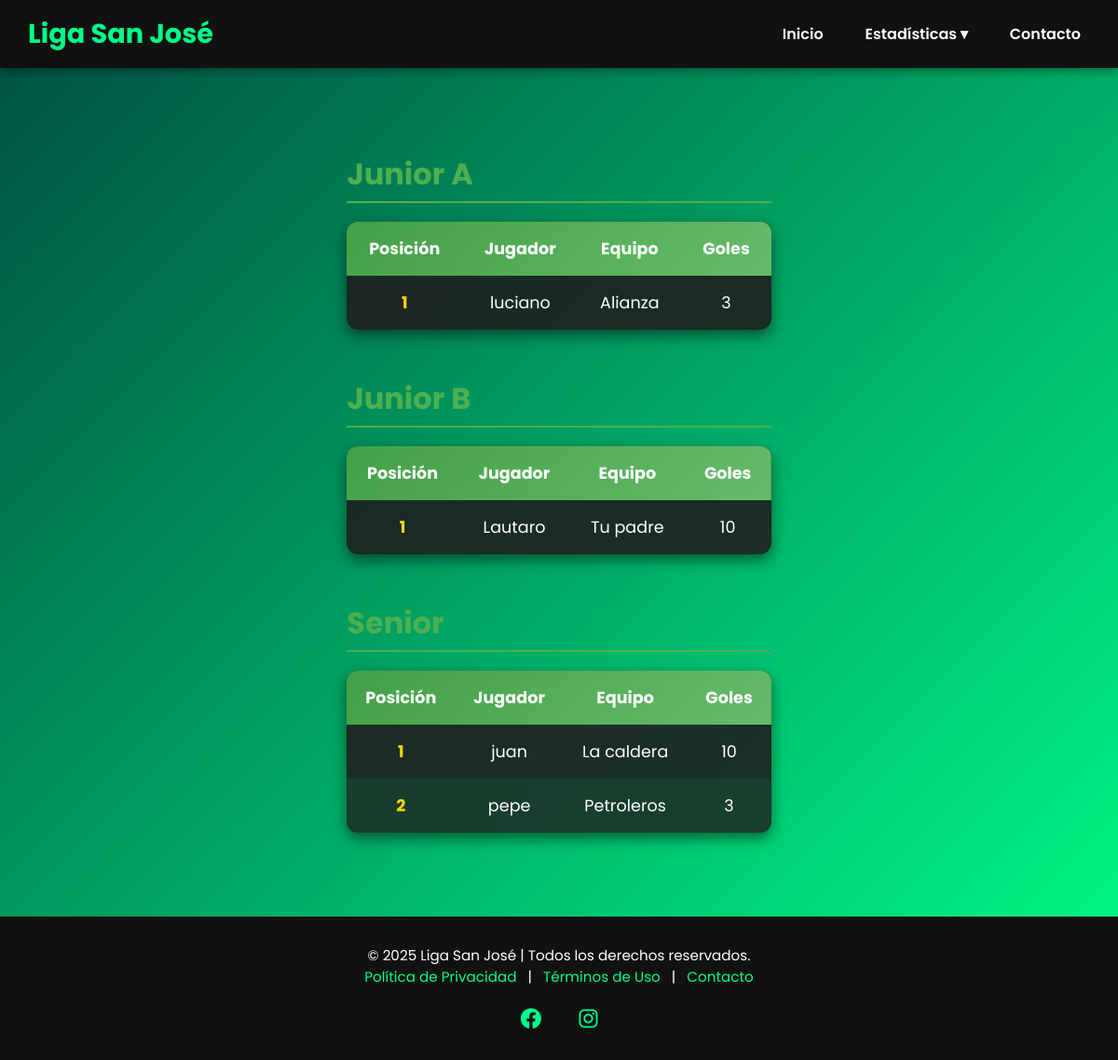
Page /goleadores/ on the earlier database version.
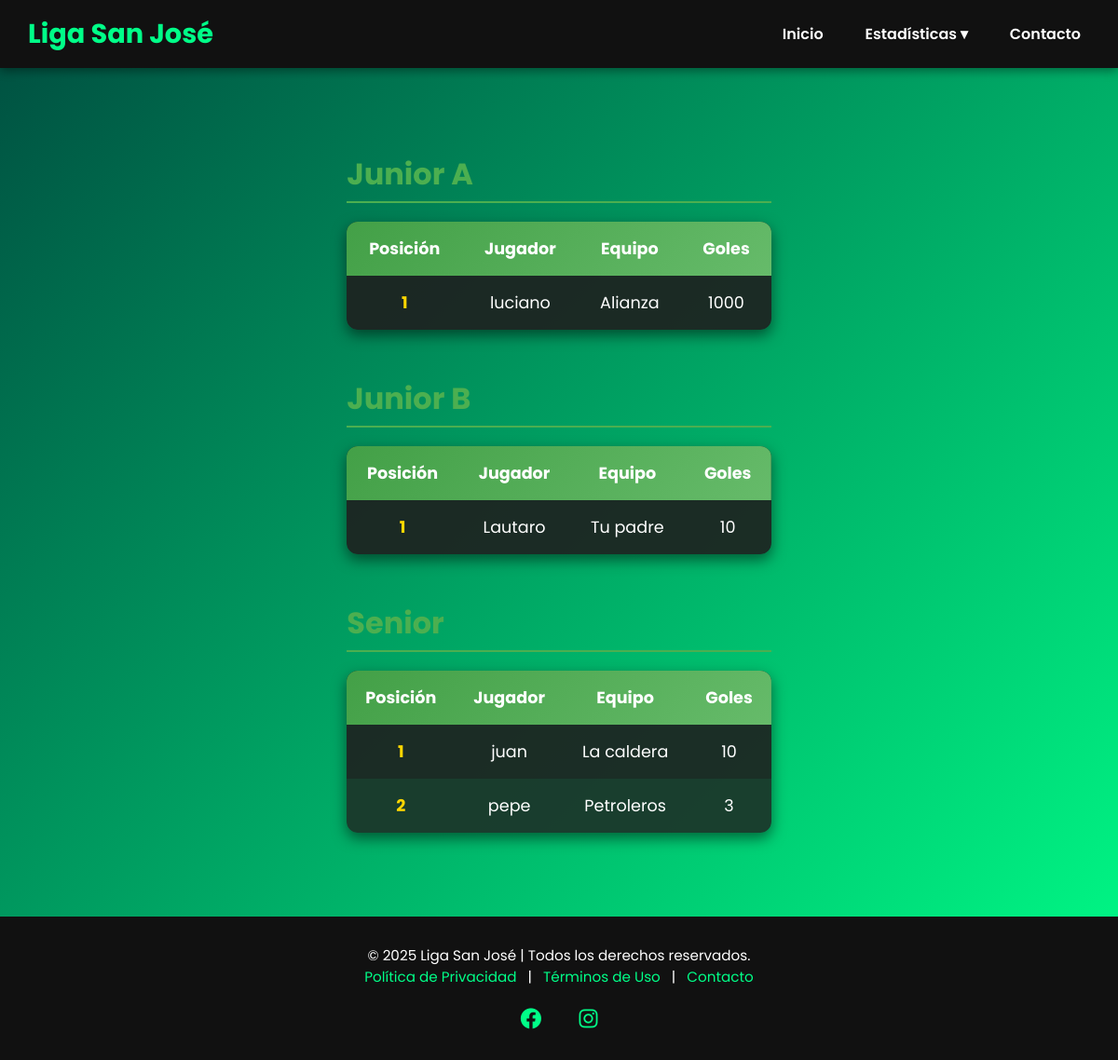
Same page on the later database version.
### torneos/models.py (models this page shows, shortened)
class Division(models.Model):
    nombre = models.CharField(max_length=50)
    class Meta:
        ordering = ['nombre']  # Orden alfabético

class Jugador(models.Model):
    nombre = models.CharField(max_length=50)
    equipo = models.ForeignKey(Equipo, on_delete=models.CASCADE)
    goles = models.PositiveIntegerField(default=0)
    class Meta:
        ordering = ['equipo__division__nombre', 'equipo__nombre', '-goles']

class Equipo(models.Model):
    nombre = models.CharField(max_length=50)
    division = models.ForeignKey(Division, on_delete=models.CASCADE)
    class Meta:
        ordering = ['division__nombre', 'nombre']  # Orden admin y consultas

### torneos/views.py (the view)
# urls.py: path('goleadores/', views.goleadores, name='goleadores'),  # NUEVO.
def goleadores(request):
    divisiones = Division.objects.all().order_by('nombre')
    divisiones_con_jugadores = []
    for division in divisiones:
        jugadores = Jugador.objects.filter(equipo__division=division).order_by('-goles')
        divisiones_con_jugadores.append({
            'division': division,
            'jugadores': jugadores
        })
    return render(request, 'torneos/goleadores.html', {
        'divisiones_con_jugadores': divisiones_con_jugadores
    })

### torneos/templates/torneos/goleadores.html (shortened to what this page needs)
<!DOCTYPE html>
<html lang="es">
<head>
<link rel="stylesheet" href="https://cdnjs.cloudflare.com/ajax/libs/font-awesome/6.4.0/css/all.min.css" />
</head>
<body>
<nav class="navbar">
    <div class="logo">Liga San José</div>
    <div class="nav-links" id="navLinks">
        <a href="{% url 'home' %}">Inicio</a>
        <div class="dropdown">
            <a href="#" class="dropbtn">Estadísticas ▾</a>
        </div>
        <a href="#">Contacto</a>
    </div>
</nav>
<main>
{% for item in divisiones_con_jugadores %}
    <h2>{{ item.division.nombre }}</h2>
    <table class="tabla-goleadores">
        <thead>
            <tr>
                <th>Posición</th>
                <th>Jugador</th>
                <th>Equipo</th>
                <th>Goles</th>
            </tr>
        </thead>
        <tbody>
            {% for jugador in item.jugadores %}
            <tr>
                <td>{{ forloop.counter }}</td>
                <td>{{ jugador.nombre }}</td>
                <td>{{ jugador.equipo.nombre }}</td>
                <td>{{ jugador.goles }}</td>
            </tr>
            {% empty %}
            <tr>
                <td colspan="4">No hay goles registrados aún.</td>
            </tr>
            {% endfor %}
        </tbody>
    </table>
{% endfor %}
</main>
<footer>
    &copy; 2025 Liga San José | Todos los derechos reservados.
    <br>
    <a href="#">Política de Privacidad</a> | <a href="#">Términos de Uso</a> | <a href="#">Contacto</a>
    <br><br>
    <a href="https://www.facebook.com" target="_blank" class="social-icon">
        <i class="fab fa-facebook"></i>
    </a>
    <a href="https://www.instagram.com" target="_blank" class="social-icon">
        <i class="fab fa-instagram"></i>
    </a>
</footer>
</body>
</html>

### torneos/templates/torneos/goleadores.html (style rules this page uses)
* { box-sizing: border-box; margin: 0; padding: 0; }
body { font-family: 'Poppins', sans-serif; background: linear-gradient(135deg, #004d40, #00ff88); color: #fff; display:flex; flex-direction:column; min-height:100vh; }
.navbar { display: flex; justify-content: space-between; align-items: center; background-color: #111; padding: 15px 30px; position: sticky; top: 0; z-index: 1000; box-shadow: 0 3px 10px rgba(0,0,0,0.4); }
.logo { font-size: 1.8em; font-weight: 700; color: #00ff88; }
.nav-links { display: flex; align-items: center; gap: 25px; transition: all 0.3s ease; }
.nav-links a { text-decoration: none; color: #fff; font-weight: 600; padding: 6px 10px; transition: 0.3s; }
.dropdown { position: relative; }
.dropbtn { cursor: pointer; display: flex; align-items: center; }
main { flex: 1; max-width: 1400px; margin: 40px auto; padding: 0 20px; }
.tabla-goleadores { width: 100%; border-collapse: separate; border-spacing: 0; border-radius: 12px; overflow: hidden; background-color: rgba(30,30,30,0.9); box-shadow: 0 6px 15px rgba(0,0,0,0.5); margin-bottom: 50px; transition: transform 0.3s, box-shadow 0.3s; }
.tabla-goleadores thead { background: linear-gradient(135deg, #43a047, #66bb6a); color: #fff; font-weight: 700; text-align: center; font-size: 1.1rem; }
.tabla-goleadores th, .tabla-goleadores td { padding: 16px 20px; font-size: 1.1rem; text-align: center; transition: background 0.3s; }
.tabla-goleadores tbody tr { border-bottom: 1px solid #2E2E2E; cursor: default; transition: background 0.3s, transform 0.2s; }
.tabla-goleadores tbody tr:nth-child(even) { background-color: rgba(0,255,136,0.08); }
.tabla-goleadores tbody tr td:first-child { font-weight: 700; color: #FFD700; }
h2 { color: #4CAF50; margin-top: 50px; margin-bottom: 20px; font-size: 2em; border-bottom: 2px solid #4CAF50; padding-bottom: 5px; }
footer { background: #111; color: #fff; text-align: center; padding: 30px 20px; font-size: 0.95em; }
footer a { color: #00ff88; text-decoration: none; margin: 0 8px; transition: color 0.3s; }
.social-icon i { color: #00ff88; font-size: 1.5em; margin: 0 10px; transition: transform 0.3s, color 0.3s; }

Differences in the rows shown:
changed Jugador "luciano": goles "3" → "1000"
